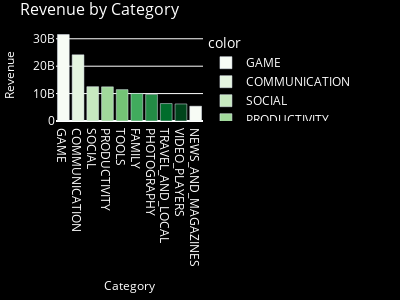

Notebook cell for this chart:
### Code cell
fig7.show()

### Figure 1 — Plotly figure (JSON) as saved in the notebook; plotly's stock layout.template omitted (floating-point values rounded to 4 significant figures)
{"data": [{"alignmentgroup": "True", "hovertemplate": "color=GAME<br>Category=%{x}<br>Revenue=%{y}<extra></extra>", "legendgroup": "GAME", "marker": {"color": "rgb(247,252,245)", "pattern": {"shape": ""}}, "name": "GAME", "offsetgroup": "GAME", "orientation": "v", "showlegend": true, "textposition": "auto", "type": "bar", "x": ["GAME"], "xaxis": "x", "y": [31543862717], "yaxis": "y"}, {"alignmentgroup": "True", "hovertemplate": "color=COMMUNICATION<br>Category=%{x}<br>Revenue=%{y}<extra></extra>", "legendgroup": "COMMUNICATION", "marker": {"color": "rgb(229,245,224)", "pattern": {"shape": ""}}, "name": "COMMUNICATION", "offsetgroup": "COMMUNICATION", "orientation": "v", "showlegend": true, "textposition": "auto", "type": "bar", "x": ["COMMUNICATION"], "xaxis": "x", "y": [24152241530], "yaxis": "y"}, {"alignmentgroup": "True", "hovertemplate": "color=SOCIAL<br>Category=%{x}<br>Revenue=%{y}<extra></extra>", "legendgroup": "SOCIAL", "marker": {"color": "rgb(199,233,192)", "pattern": {"shape": ""}}, "name": "SOCIAL", "offsetgroup": "SOCIAL", "orientation": "v", "showlegend": true, "textposition": "auto", "type": "bar", "x": ["SOCIAL"], "xaxis": "x", "y": [12513841475], "yaxis": "y"}, {"alignmentgroup": "True", "hovertemplate": "color=PRODUCTIVITY<br>Category=%{x}<br>Revenue=%{y}<extra></extra>", "legendgroup": "PRODUCTIVITY", "marker": {"color": "rgb(161,217,155)", "pattern": {"shape": ""}}, "name": "PRODUCTIVITY", "offsetgroup": "PRODUCTIVITY", "orientation": "v", "showlegend": true, "textposition": "auto", "type": "bar", "x": ["PRODUCTIVITY"], "xaxis": "x", "y": [12463070180], "yaxis": "y"}, {"alignmentgroup": "True", "hovertemplate": "color=TOOLS<br>Category=%{x}<br>Revenue=%{y}<extra></extra>", "legendgroup": "TOOLS", "marker": {"color": "rgb(116,196,118)", "pattern": {"shape": ""}}, "name": "TOOLS", "offsetgroup": "TOOLS", "orientation": "v", "showlegend": true, "textposition": "auto", "type": "bar", "x": ["TOOLS"], "xaxis": "x", "y": [11450724500], "yaxis": "y"}, {"alignmentgroup": "True", "hovertemplate": "color=FAMILY<br>Category=%{x}<br>Revenue=%{y}<extra></extra>", "legendgroup": "FAMILY", "marker": {"color": "rgb(65,171,93)", "pattern": {"shape": ""}}, "name": "FAMILY", "offsetgroup": "FAMILY", "orientation": "v", "showlegend": true, "textposition": "auto", "type": "bar", "x": ["FAMILY"], "xaxis": "x", "y": [10041130590], "yaxis": "y"}, {"alignmentgroup": "True", "hovertemplate": "color=PHOTOGRAPHY<br>Category=%{x}<br>Revenue=%{y}<extra></extra>", "legendgroup": "PHOTOGRAPHY", "marker": {"color": "rgb(35,139,69)", "pattern": {"shape": ""}}, "name": "PHOTOGRAPHY", "offsetgroup": "PHOTOGRAPHY", "orientation": "v", "showlegend": true, "textposition": "auto", "type": "bar", "x": ["PHOTOGRAPHY"], "xaxis": "x", "y": [9721243130], "yaxis": "y"}, {"alignmentgroup": "True", "hovertemplate": "color=TRAVEL_AND_LOCAL<br>Category=%{x}<br>Revenue=%{y}<extra></extra>", "legendgroup": "TRAVEL_AND_LOCAL", "marker": {"color": "rgb(0,109,44)", "pattern": {"shape": ""}}, "name": "TRAVEL_AND_LOCAL", "offsetgroup": "TRAVEL_AND_LOCAL", "orientation": "v", "showlegend": true, "textposition": "auto", "type": "bar", "x": ["TRAVEL_AND_LOCAL"], "xaxis": "x", "y": [6361859300], "yaxis": "y"}, {"alignmentgroup": "True", "hovertemplate": "color=VIDEO_PLAYERS<br>Category=%{x}<br>Revenue=%{y}<extra></extra>", "legendgroup": "VIDEO_PLAYERS", "marker": {"color": "rgb(0,68,27)", "pattern": {"shape": ""}}, "name": "VIDEO_PLAYERS", "offsetgroup": "VIDEO_PLAYERS", "orientation": "v", "showlegend": true, "textposition": "auto", "type": "bar", "x": ["VIDEO_PLAYERS"], "xaxis": "x", "y": [6221897200], "yaxis": "y"}, {"alignmentgroup": "True", "hovertemplate": "color=NEWS_AND_MAGAZINES<br>Category=%{x}<br>Revenue=%{y}<extra></extra>", "legendgroup": "NEWS_AND_MAGAZINES", "marker": {"color": "rgb(247,252,245)", "pattern": {"shape": ""}}, "name": "NEWS_AND_MAGAZINES", "offsetgroup": "NEWS_AND_MAGAZINES", "orientation": "v", "showlegend": true, "textposition": "auto", "type": "bar", "x": ["NEWS_AND_MAGAZINES"], "xaxis": "x", "y": [5393110650], "yaxis": "y"}], "layout": {"barmode": "relative", "font": {"color": "white"}, "height": 300, "legend": {"title": {"text": "color"}, "tracegroupgap": 0}, "margin": {"b": 10, "l": 10, "r": 10, "t": 30}, "paper_bgcolor": "black", "plot_bgcolor": "black", "title": {"font": {"size": 16}, "text": "Revenue by Category"}, "width": 400, "xaxis": {"anchor": "y", "domain": [0, 1], "title": {"font": {"size": 12}, "text": "Category"}}, "yaxis": {"anchor": "x", "domain": [0, 1], "title": {"font": {"size": 12}, "text": "Revenue"}}}}
